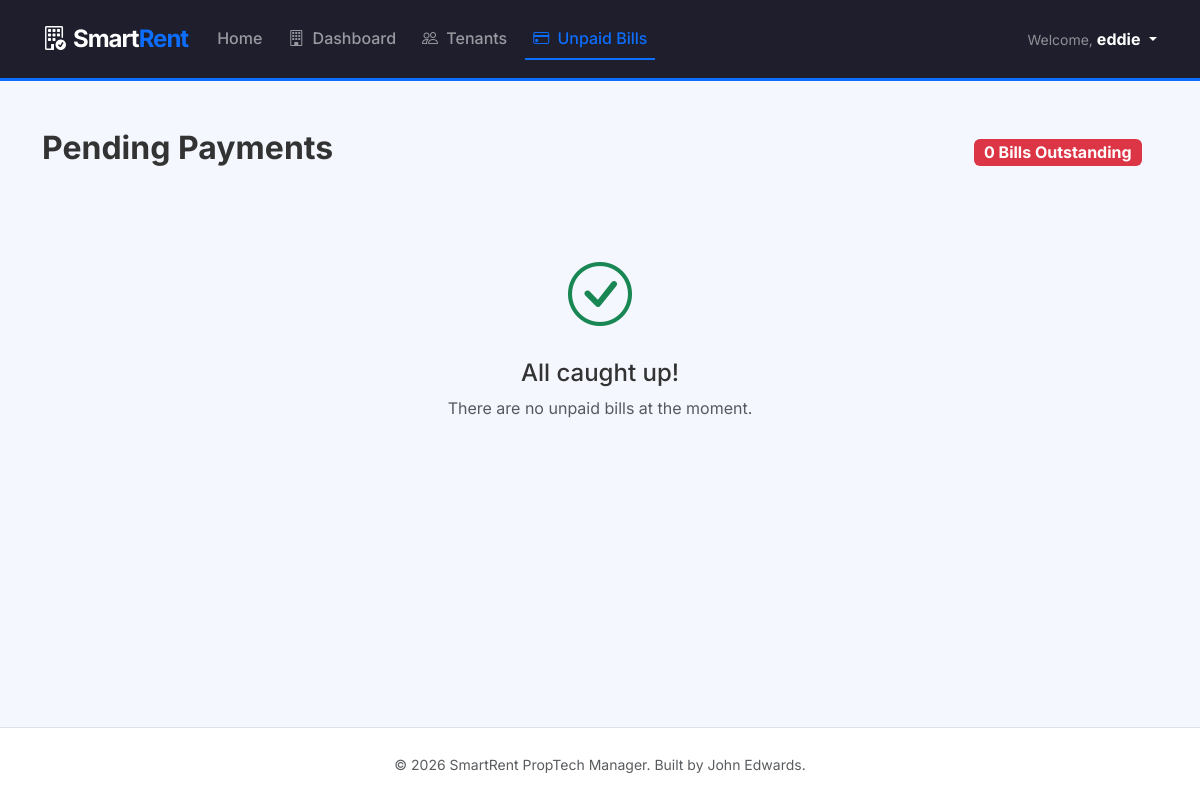
/unpaid-bills/ (signed in), run on an earlier commit of the app's database.
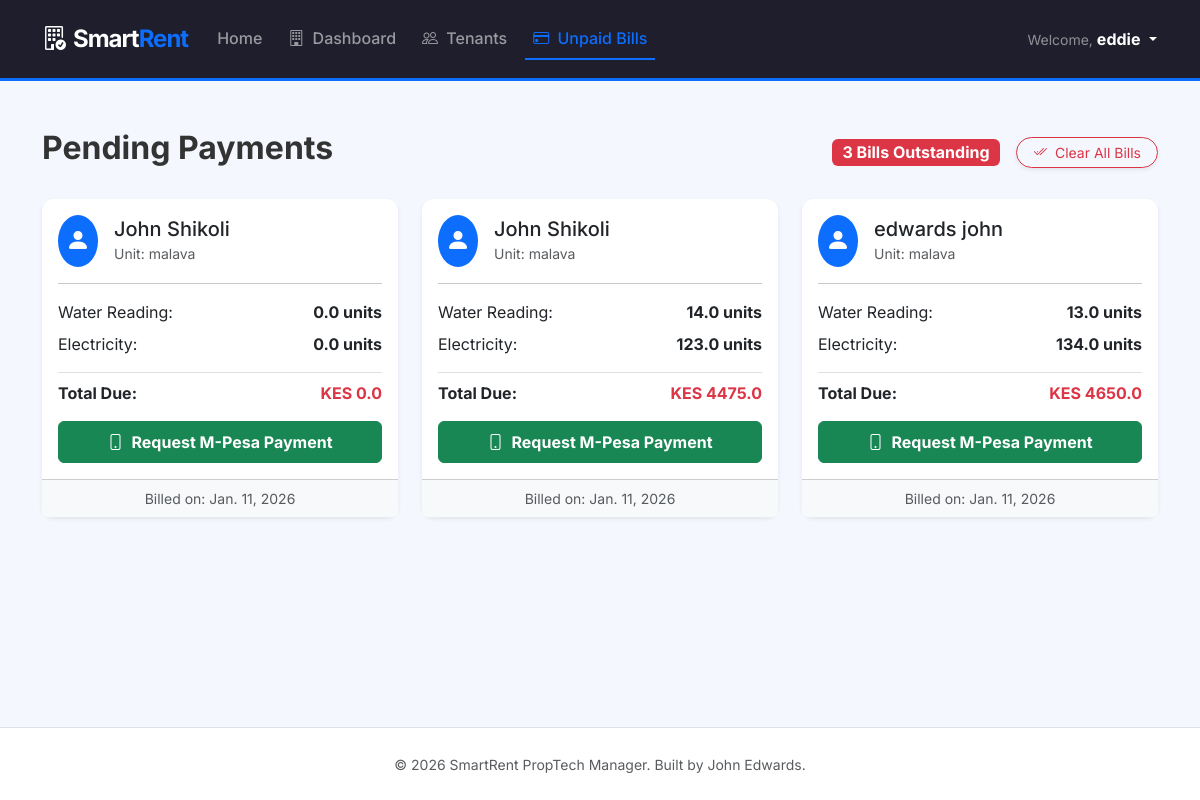
And on a later commit of the database.
### smart_rent/models.py (models this page shows, shortened)
class UtilityBill(models.Model):
    tenant = models.ForeignKey(Tenant, on_delete=models.CASCADE)
    water_reading = models.FloatField()
    elecricity_reading = models.FloatField()
    billing_date = models.DateField(auto_now_add=True)
    is_paid = models.BooleanField(default=False)
    @property
    def total_amount(self):
        water_cost = self.water_reading * 100
        elec_cost = self.elecricity_reading * 25
        return float(self.tenant.rent_amount) + water_cost + elec_cost

class Tenant(models.Model):
    user = models.OneToOneField(User, on_delete=models.CASCADE)
    property = models.ForeignKey(Property, on_delete=models.SET_NULL, null=True, blank=True)
    full_name = models.CharField(max_length=200, blank=True) # Added to display names like "John Shikoli"
    phone_number = models.CharField(max_length=15)
    rent_amount = models.DecimalField(max_digits=10, decimal_places=2, default=0.00)

class Property(models.Model):
    CATEGORY_CHOICES = [
        ('1-Bedroom Apartment', '1-Bedroom Apartment'),
        ('2-Bedroom Apartment', '2-Bedroom Apartment'),
        ('3-Bedroom Apartment', '3-Bedroom Apartment'),
        ('Executive/Serviced Apartment', 'Executive/Serviced Apartment'),
        ('Bungalow', 'Bungalow'),
        ('Maisonette', 'Maisonette'),
        ('Townhouse', 'Townhouse'),
        ('Villa', 'Villa'),
        ('Student Hostel/Housing', 'Student Hostel/Housing'),
        ('Airbnb/Short-Term Rental', 'Airbnb/Short-Term Rental'),
    ]
    name = models.CharField(max_length=200)
    landlord = models.ForeignKey(User, on_delete=models.CASCADE)
    address = models.CharField(max_length=300)
    category = models.CharField(
        max_length=100,
        choices=CATEGORY_CHOICES,
        default="2-Bedroom Apartment"
    )
    price_per_month = models.DecimalField(max_digits=10, decimal_places=2, default=0.00)
    image = models.ImageField(upload_to='property_pics/', default='default_house.jpg', null=True, blank=True)
    is_occupied = models.BooleanField(default=False)

### smart_rent/views.py (the view)
# urls.py: path('unpaid-bills/', views.unpaid_bills, name='unpaid_bills'),
@staff_member_required
def unpaid_bills(request):
    bills = UtilityBill.objects.filter(is_paid=False)
    return render(request, 'smart_rent/unpaid_bills.html', {'bills': bills})

### smart_rent/templates/smart_rent/unpaid_bills.html (shortened to what this page needs)
{% extends 'smart_rent/base.html' %}
{% block content %}
<div class="d-flex justify-content-between align-items-center mb-4">
    <h2 class="fw-bold">Pending Payments</h2>
    <div class="d-flex align-items-center">
        <span class="badge bg-danger fs-6 me-3">{{ bills.count }} Bills Outstanding</span>
        {% if bills %}
        <button type="button" class="btn btn-outline-danger btn-sm rounded-pill px-3 shadow-sm" data-bs-toggle="modal" data-bs-target="#clearAllModal">
            <i class="bi bi-check2-all me-1"></i> Clear All Bills
        </button>
        {% endif %}
    </div>
</div>
<div class="row">
    {% for bill in bills %}
    <div class="col-md-4 mb-4">
        <div class="card h-100 shadow-sm border-0">
            <div class="card-body">
                <div class="d-flex align-items-center mb-3">
                    <div class="bg-primary text-white rounded-circle p-2 me-3">
                        <i class="bi bi-person-fill fs-4"></i>
                    </div>
                    <div>
                        <h5 class="card-title mb-0">
                            {{ bill.tenant.full_name|default:bill.tenant.user.get_full_name|default:bill.tenant.user.username }}
                        </h5>
                        <small class="text-muted">Unit: {{ bill.tenant.property.name|default:"Unassigned" }}</small>
                    </div>
                </div>
                <hr>
                <div class="d-flex justify-content-between mb-2">
                    <span>Water Reading:</span>
                    <span class="fw-bold">{{ bill.water_reading }} units</span>
                </div>
                <div class="d-flex justify-content-between mb-3">
                    <span>Electricity:</span>
                    <span class="fw-bold">{{ bill.elecricity_reading }} units</span>
                </div>
                <div class="d-flex justify-content-between mb-3 border-top pt-2">
                    <span class="fw-bold">Total Due:</span>
                    <span class="text-danger fw-bold">KES {{ bill.total_amount }}</span>
                </div>
                <a href="{% url 'pay_bill' bill.id %}" class="btn btn-success w-100 py-2 fw-bold">
                    <i class="bi bi-phone me-2"></i>Request M-Pesa Payment
                </a>
            </div>
            <div class="card-footer bg-light text-center small text-muted">
                Billed on: {{ bill.billing_date }}
            </div>
        </div>
    </div>
    {% empty %}
    <div class="col-12 text-center py-5">
        <i class="bi bi-check-circle text-success" style="font-size: 4rem;"></i>
        <h4 class="mt-3">All caught up!</h4>
        <p class="text-muted">There are no unpaid bills at the moment.</p>
    </div>
    {% endfor %}
</div>
{% endblock %}

What changed in the data, as far as the page shows it:
added UtilityBill: tenant.full_name "John Shikoli", tenant.property.name "malava", water_reading "0.0", elecricity_reading "0.0", total_amount "0.0", billing_date "Jan. 11, 2026"
added UtilityBill: tenant.full_name "John Shikoli", tenant.property.name "malava", water_reading "14.0", elecricity_reading "123.0", total_amount "4475.0", billing_date "Jan. 11, 2026"
added UtilityBill: tenant.full_name "edwards john", tenant.property.name "malava", water_reading "13.0", elecricity_reading "134.0", total_amount "4650.0", billing_date "Jan. 11, 2026"
Also different on the page:
{{ bills.count }}: "0" → "3"
text no longer shown: "All caught up! There are no unpaid bills at the moment."
text now shown: "Clear All Bills"
